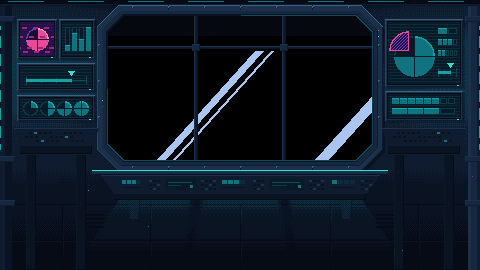
#> input picture assets/bg/boss_far.png, 480 x 270 px
$ python -i props_world.py   (imports and definitions only)
#> lines starting #> are read from the running program, lines starting #| are printed output that depends on the picture
### art/pix.py
"""
pix.py - shared pixel-art toolkit for Math Blast Arcade.

Every sprite sheet, tile and background in the game is produced by the scripts
in this folder using these helpers, so the whole game shares one palette and
one set of shading rules.  Re-run `python3 art/build_all.py` to regenerate.
"""
from PIL import Image
import math, os, json, random

ROOT = os.path.dirname(os.path.dirname(os.path.abspath(__file__)))
ASSETS = os.path.join(ROOT, "assets")
PREVIEW = os.path.join(ROOT, "art", "_preview")
os.makedirs(ASSETS, exist_ok=True)
os.makedirs(PREVIEW, exist_ok=True)


def hexc(h, a=255):
    h = h.lstrip("#")
    return (int(h[0:2], 16), int(h[2:4], 16), int(h[4:6], 16), a)


# ----------------------------------------------------------------------------
# MASTER PALETTE.  Ramps run dark -> light.  Use ramp neighbours for shading;
# do not invent new colours without adding them here.
# ----------------------------------------------------------------------------
RAMPS = {
    # outline / deepest shadow first
    "ink":    ["#080a14", "#0d1126", "#141a3a"],
    "navy":   ["#141a3a", "#1e2a5a", "#2b3f7e", "#3f5fae", "#6b8fd6", "#a9c5f0", "#e6f1ff"],
    "steel":  ["#161c2b", "#222c40", "#323f57", "#47566f", "#64758f", "#8c9db3", "#b9c7d6", "#e2eaf2"],
    "cyan":   ["#0a2b3a", "#0e4a5c", "#0f7480", "#12a3a6", "#2de0d0", "#8ff7ea", "#dcfffa"],
    "orange": ["#4a160e", "#8a2c10", "#c9471a", "#f26a22", "#ff9340", "#ffc46b", "#fff0b8"],
    "purple": ["#170c33", "#2a1657", "#472585", "#6f3fc0", "#a26bf0", "#cfa8ff", "#f0e0ff"],
    "green":  ["#08301e", "#0f5a33", "#1f8a4c", "#3fc468", "#7bea8a", "#c6ffc0"],
    "red":    ["#3a0a18", "#7a1228", "#b81f38", "#e8384f", "#ff7a7a", "#ffc0b8"],
    "gold":   ["#5a3300", "#96620a", "#d49a12", "#ffcf33", "#ffe97a", "#fffbd0"],
    "skin":   ["#5c3320", "#8f5433", "#c07d4e", "#e3a472", "#f6c898", "#ffe6c8"],
    "hair":   ["#1c100c", "#33201a", "#553526", "#7d5236"],
    "pink":   ["#5a1240", "#a8256a", "#e84a9a", "#ff8cc0", "#ffd0e6"],
}
C = {}
for _n, _r in RAMPS.items():
    for _i, _h in enumerate(_r):
        C[f"{_n}{_i}"] = hexc(_h)
C["none"] = (0, 0, 0, 0)
C["white"] = hexc("#ffffff")
C["black"] = hexc("#080a14")
OUT = C["ink0"]          # standard outer outline colour
T = (0, 0, 0, 0)


def ramp(name):
    return [hexc(h) for h in RAMPS[name]]


def with_alpha(c, a):
    return (c[0], c[1], c[2], a)


def mix(a, b, t):
    return tuple(int(round(a[i] + (b[i] - a[i]) * t)) for i in range(4))


# ----------------------------------------------------------------------------
# Canvas helpers
# ----------------------------------------------------------------------------
def new(w, h, fill=T):
    return Image.new("RGBA", (w, h), fill)


# [25 lines left out: functions px, get, rect, not called in this run]


def hline(img, x0, x1, y, c):
    for x in range(int(min(x0, x1)), int(max(x0, x1)) + 1):
        px(img, x, y, c)


def vline(img, x, y0, y1, c):
    for y in range(int(min(y0, y1)), int(max(y0, y1)) + 1):
        px(img, x, y, c)


# [45 lines left out: functions line, disc, ellipse, ring, capsule, not called in this run]


def paste(dst, src, x, y):
    dst.alpha_composite(src, (int(x), int(y))) if (0 <= x and 0 <= y and x + src.width <= dst.width and y + src.height <= dst.height) else _safe_paste(dst, src, int(x), int(y))


# [20 lines left out: functions _safe_paste, ascii_sprite, not called in this run]


def flip_h(img):
    return img.transpose(Image.FLIP_LEFT_RIGHT)


# [49 lines left out: functions outline, replace, ramp_swap, tint_alpha, not called in this run]


# 4x4 Bayer matrix for ordered dithering (pixel-art gradients)
BAYER4 = [[0, 8, 2, 10], [12, 4, 14, 6], [3, 11, 1, 9], [15, 7, 13, 5]]


# [61 lines left out: functions dither_pick, glow_sprite, sheet, save, preview, not called in this run]


MANIFEST_DIR = os.path.join(ASSETS, "manifest")


# [10 lines left out: function manifest, not called in this run]

### art/props_world.py
"""
props_world.py - world props for Math Blast Arcade (manifest part "props_world").

Sheets (see ASSET_SPEC.md, PART "props"):
  gpad, pod, barrier, sign_display, mine, zap_emitter, zap_arc, steam, spikes,
  bolt, orb, decor
Run:  cd art && python3 props_world.py     (regenerates sheets, manifest, pw_* previews)
"""
import math, os, random
from pix import *

ST = ramp("steel"); CY = ramp("cyan"); NV = ramp("navy"); OR = ramp("orange")
PU = ramp("purple"); GR = ramp("green"); RD = ramp("red"); GD = ramp("gold")
PK = ramp("pink"); INK = ramp("ink"); SK = ramp("skin"); HR = ramp("hair")
WH = C["white"]
SCREEN = C["navy0"]            # flat dark "display" colour the game draws labels on

# 6-tone material ramps (dark -> light) for the decor, all built from the master palette
STL = [ST[1], ST[2], ST[3], ST[4], ST[5], ST[6]]
RUST = [OR[0], OR[1], mix(OR[1], OR[2], .55), OR[2], mix(OR[2], OR[3], .6), OR[4]]
TEAL = [CY[0], CY[1], mix(CY[1], CY[2], .5), CY[2], mix(CY[2], CY[3], .55), CY[3]]
BLUE = [NV[0], NV[1], NV[2], NV[3], NV[4], NV[5]]
OCHRE = [GD[0], mix(GD[0], GD[1], .5), GD[1], mix(GD[1], GD[2], .5), GD[2], GD[3]]


def A_(c, a):
    return (c[0], c[1], c[2], a)


# [8 lines left out: function acc, not called in this run]


def clear(img, x, y):
    if 0 <= x < img.width and 0 <= y < img.height:
        img.putpixel((x, y), T)


# [93 lines left out: functions setp, glowpx, stamp, contact, gpad_frame, not called in this run]


# =============================================================================
# pod  48x24   idle, correct, wrong, done      display: x=12..35, y=4..19 (24x16)
# =============================================================================
POD_ICON = {
    "idle":    [".....", ".###.", ".#.#.", ".###.", "....."],
    "correct": ["....#", "...##", "#.##.", "###..", ".#..."],
    "wrong":   ["#...#", ".#.#.", "..#..", ".#.#.", "#...#"],
    "done":    ["..#..", ".###.", "#####", ".###.", "..#.."],
}
POD_DISPLAY = (12, 4, 24, 16)


# [59 lines left out: function pod_frame, not called in this run]


# =============================================================================
# barrier 16x16   on: 0-3   (near-white so code can tint; tiles in Y)
# layers: slow ripple (period 8, 2px/frame) + fast streaks (period 16, 4px/frame)
# =============================================================================
BARRIER_STREAKS = [(5, 0, 6, 1), (10, 7, 5, 1), (7, 11, 3, 1), (8, 3, 4, -1), (6, 6, 2, 1), (9, 14, 2, 1)]


# [35 lines left out: function barrier_frame, not called in this run]


# =============================================================================
# sign_display 32x32   normal, good, bad     display: x=4..27, y=5..26 (24x22)
# =============================================================================
SIGN_DISPLAY = (4, 5, 24, 22)


# [88 lines left out: functions sign_frame, mine_frame, not called in this run]


# =============================================================================
# zap_emitter 16x16  idle(0) firing(1)  - hangs from the ceiling, fires down
# =============================================================================
ZAP_EMITTER = [
    ".4444444444444. ",
    ".7666666666665. ",
    ".2222222222221. ",
    "...5433333321...",
    "...54rrrrrr21...",
    "...54RRRRRr21...",
    "...5433333321...",
    "....22222211....",
    "....65555432....",
    ".....222221.....",
    ".....655432.....",
    "......2221......",
    "......6542......",
    ".......21.......",
    ".......eE.......",
    ".......fF.......",
]


# [13 lines left out: function zap_emitter_frame, not called in this run]


# =============================================================================
# zap_arc 16x16  arc: 0-3 (tiles in Y: the core enters and leaves at x=7..8)
# =============================================================================
ARC_PATHS = [[7, 7, 8, 10, 10, 10, 7, 5, 5, 5, 6, 9, 9, 9, 8, 7],
             [7, 6, 5, 5, 5, 8, 10, 10, 10, 8, 6, 6, 6, 5, 7, 7],
             [7, 8, 9, 9, 6, 6, 6, 4, 4, 6, 9, 10, 10, 8, 8, 7],
             [7, 7, 5, 5, 5, 7, 10, 10, 10, 9, 7, 7, 5, 5, 6, 7]]     # core x per row


def zap_arc_frame(i):
    xs = ARC_PATHS[i] + [7]
    core = set()
    for y in range(16):
        x, xn = xs[y], xs[y + 1]
        for xx in range(min(x, xn), max(x, xn) + 2):
            core.add((xx, y))
    img = new(16, 16)

    def wrap(p):
        return (p[0], p[1] % 16)
    halo1 = set()
    for (x, y) in core:
        for dx, dy in ((1, 0), (-1, 0), (0, 1), (0, -1)):
            p = wrap((x + dx, y + dy))
            if p not in core:
                halo1.add(p)
    halo2 = set()
    for (x, y) in halo1:
        for dx, dy in ((1, 0), (-1, 0)):
            p = wrap((x + dx, y + dy))
            if p not in core and p not in halo1:
                halo2.add(p)
    for (x, y) in halo2:
        if (x + y + i) % 2 == 0:
            setp(img, x, y, A_(PK[1], 150))
    for (x, y) in halo1:
        setp(img, x, y, PK[3] if (x * 3 + y + i) % 5 else PK[2])
    for (x, y) in core:
        setp(img, x, y, WH)
    # a thin side fork + loose sparks
    rnd = random.Random(70 + i)
    y = rnd.randint(3, 6)
    side = 1 if xs[y] < 8 else -1
    x = xs[y] + (3 if side > 0 else -2)
    for k in range(rnd.randint(3, 5)):
        if 0 <= x < 16 and img.getpixel((x, y))[3] == 0:
            setp(img, x, y, PK[4] if k < 2 else A_(PK[3], 220))
        y += 1
        x += side * rnd.choice((0, 1, 1))
    for _ in range(2):
        y = rnd.randint(1, 14)
        sx = xs[y] + rnd.choice((-6, -5, 5, 6))
        glowpx(img, sx, y, A_(PK[4], 255))
    return img


# =============================================================================
# steam 16x32  puff: 0-5   (metaball field -> 4 hard tone bands)
# =============================================================================
STEAM_PUFFS = [(0.0, 0.3, 1.0), (1 / 3., 2.1, 0.9), (2 / 3., 4.4, 1.05),
               (1 / 6., 1.2, 0.6), (0.5, 3.3, 0.55), (5 / 6., 5.1, 0.65)]


# [147 lines left out: functions steam_frame, spikes_frame, bolt_frame, orb_frame, not called in this run]


# =============================================================================
# decor 32x32 (bottom-centre anchored: object stands on row 30, outline on row 31)
# =============================================================================
DECOR_NAMES = ["crate", "crate_stack", "barrel", "barrel_cyan", "cone", "toolbox", "sign_right", "sign_up",
               "sign_warning", "sign_fuel", "terminal_small", "plant_pot", "lamp_post", "pipe_valve",
               "monitor_wall", "fan_vent", "cable_coil", "robot_parts", "bench", "fuel_hose"]

PIE = ["##..",
       "##..",
       "####",
       "####"]          # a disc with one quarter missing: the Kepler fuel logo


# [662 lines left out: functions tone_cols, crate_box, d_crate, d_crate_stack, d_barrel, d_cone and 20 more, not called in this run]


# =============================================================================
# build
# =============================================================================
def anim(frames, fps, loop=True):
    return {"frames": list(frames), "fps": fps, "loop": loop}


def bbox(img):
    b = img.getbbox()
    return [b[0], b[1], b[2] - b[0], b[3] - b[1]] if b else [0, 0, 0, 0]


# [47 lines left out: functions build, previews, not called in this run]


# [4 lines not run here, left out]

>>> import cv2
>>> picture = cv2.imread('../assets/bg/boss_far.png', cv2.IMREAD_GRAYSCALE)
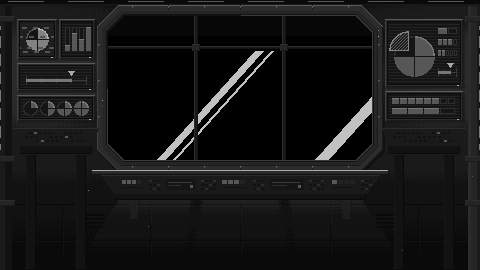
#> picture: shape (270, 480); min 0, max 193, mean 23.1
#> (the run stopped early here; a loop or call above may not have finished)

$ run again, on assets/bg/boss_mid.png
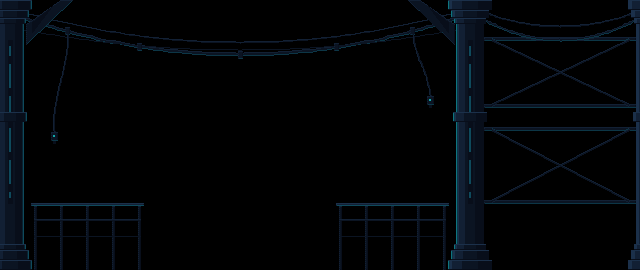
#> input picture assets/bg/boss_mid.png, 640 x 270 px
#> `picture = cv2.imread('../assets/bg/boss_far.png', cv2.IMREAD_GRAYSCALE)`:
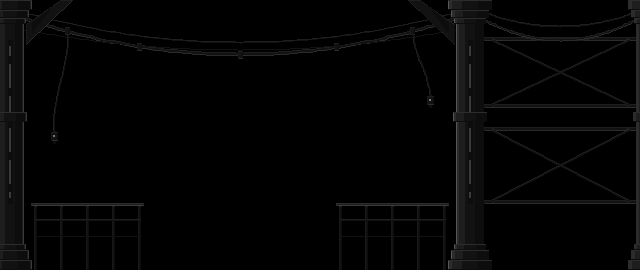
#> picture: shape (270, 640); min 0, max 119, mean 4

$ run again, on assets/bg/bridge_far.png
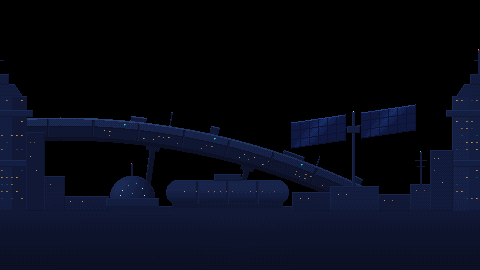
#> input picture assets/bg/bridge_far.png, 480 x 270 px
#> `picture = cv2.imread('../assets/bg/boss_far.png', cv2.IMREAD_GRAYSCALE)`:
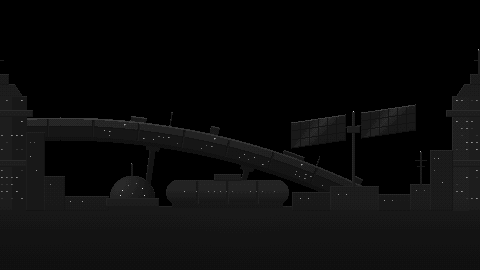
#> picture: shape (270, 480); min 0, max 214, mean 10.8

$ run again, on assets/bg/bridge_mid.png
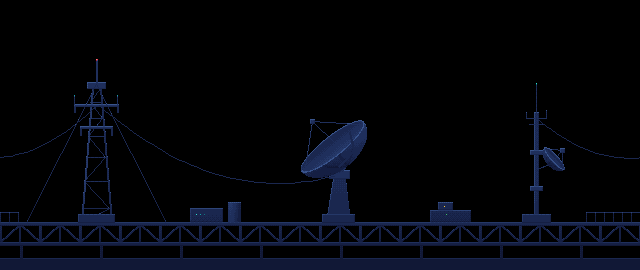
#> input picture assets/bg/bridge_mid.png, 640 x 270 px
#> `picture = cv2.imread('../assets/bg/boss_far.png', cv2.IMREAD_GRAYSCALE)`:
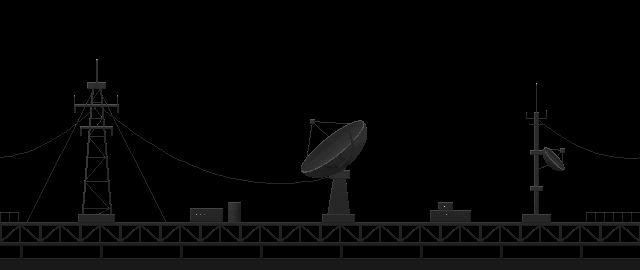
#> picture: shape (270, 640); min 0, max 203, mean 4.9
